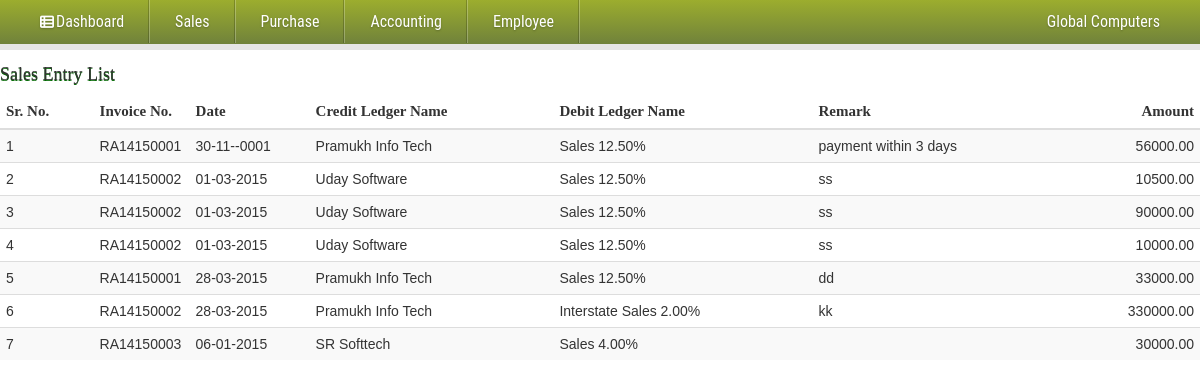
The page /admin/sales_entry_list.php (signed in) on the database its author committed.
### tables this page shows
CREATE TABLE IF NOT EXISTS `sales_entry_master` (
  `sales_entry_id` int(10) NOT NULL AUTO_INCREMENT,
  `invoice_id` varchar(20) NOT NULL,
  `invoice_date` date NOT NULL,
  `credit_ledger_id` int(10) NOT NULL,
  `debit_ledger_id` int(10) NOT NULL,
  `amount` double(8,2) NOT NULL,
  `remark` varchar(200) NOT NULL,
  `is_deleted` varchar(1) NOT NULL,
  PRIMARY KEY (`sales_entry_id`)
);

### admin/sales_entry_list.php (shortened to what this page needs)
<?php include_once("header.php");?>
<form action="" method="post" role="form">
<h4 id="title">Sales Entry List</h4>
  <div class="table-responsive">
    <table class="table table-striped">
      <thead>
        <tr>
		<th><b id="b-title">Sr. No.</b></th>
		  <th><b id="b-title">Invoice No.</b></th>
          <th><b id="b-title">Date</b></th>
		  <th><b id="b-title">Credit Ledger Name</b></th>
		  <th><b id="b-title">Debit Ledger Name</b></th>
		  <th><b id="b-title">Remark</b></th>
		  <th style="text-align:right"><b id="b-title">Amount</b></th>
        </tr>
      </thead>
      <tbody>
		  <?php
	 echo "<tr>";
	 $i=1;
	  $rs=mysql_query("select sales_entry_id,invoice_id,(select  ledger_name from ledger_master where ledger_id=credit_ledger_id) as customer_name,(select  ledger_name from ledger_master where ledger_id=debit_ledger_id) as debit_ledger,invoice_date,remark,credit_ledger_id,debit_ledger_id,amount from sales_entry_master a where a.is_deleted='0'")or die(mysql_error());
	  while($row=mysql_fetch_array($rs))
	  {
	  	echo '<td>'.$i++.'</td>';
	  	echo "<td width=8%>".$row['invoice_id']."</td>";
	  	echo "<td width=10%>".date("d-m-Y",strtotime($row['invoice_date']))."</td>";
		echo "<td>".$row['customer_name']."</td>";
		echo "<td>".$row['debit_ledger']."</td>";
		echo "<td>".$row['remark']."</td>";
		echo "<td align=right>".$row['amount']."</td>";
		echo "</tr>";
	  }
	  ?>
      </tbody>
    </table>
  </div>
</form>

### styles/style.css (style rules this page uses)
#title { width:100%; font-family:Georgia, "Times New Roman", Times, serif; height:auto; margin-top:15px; text-shadow: 0 1px #006600; }
body { margin: 0; padding: 0; color: #414141; }
#b-title { font-family:"Times New Roman", Times, serif; font-size:15px; }

### styles/popup.css (style rules this page uses)
html, body, div, span, applet, object, iframe, h1, h2, h3, h4, h5, h6, p, blockquote, pre, a, abbr, acronym, address, big, cite, code, del, dfn, em, img, ins, kbd, q, s, samp, small, strike, strong, sub, sup, tt, var, b, u, i, center, dl, dt, dd, ol, ul, li, fieldset, form, label, legend, table, caption, tbody, tfoot, thead, tr, th, td, article, aside, canvas, details, embed, figure, figcaption, footer, header, hgroup, menu, nav, output, ruby, section, summary, time, mark, audio, video { margin: 0; padding: 0; border: 0; font-size: 100%; font: inherit; vertical-align: baseline; }
body { line-height: 1; }
table { border-collapse: collapse; border-spacing: 0; }

### rows shown on the page
sales_entry_master: invoice "RA14150001", invoice_date "30-11--0001", customer_name "Pramukh Info Tech", debit_ledger "Sales 12.50%", remark "payment within 3 days", amount "56000.00"
sales_entry_master: invoice "RA14150002", invoice_date "01-03-2015", customer_name "Uday Software", debit_ledger "Sales 12.50%", remark "ss", amount "10500.00"
sales_entry_master: invoice "RA14150002", invoice_date "01-03-2015", customer_name "Uday Software", debit_ledger "Sales 12.50%", remark "ss", amount "90000.00"
sales_entry_master: invoice "RA14150002", invoice_date "01-03-2015", customer_name "Uday Software", debit_ledger "Sales 12.50%", remark "ss", amount "10000.00"
sales_entry_master: invoice "RA14150001", invoice_date "28-03-2015", customer_name "Pramukh Info Tech", debit_ledger "Sales 12.50%", remark "dd", amount "33000.00"
sales_entry_master: invoice "RA14150002", invoice_date "28-03-2015", customer_name "Pramukh Info Tech", debit_ledger "Interstate Sales 2.00%", remark "kk", amount "330000.00"
sales_entry_master: invoice "RA14150003", invoice_date "06-01-2015", customer_name "SR Softtech", debit_ledger "Sales 4.00%", amount "30000.00"

### other values the page prints
$_SESSION['ossem_enterprise_name'] "Global Computers"
